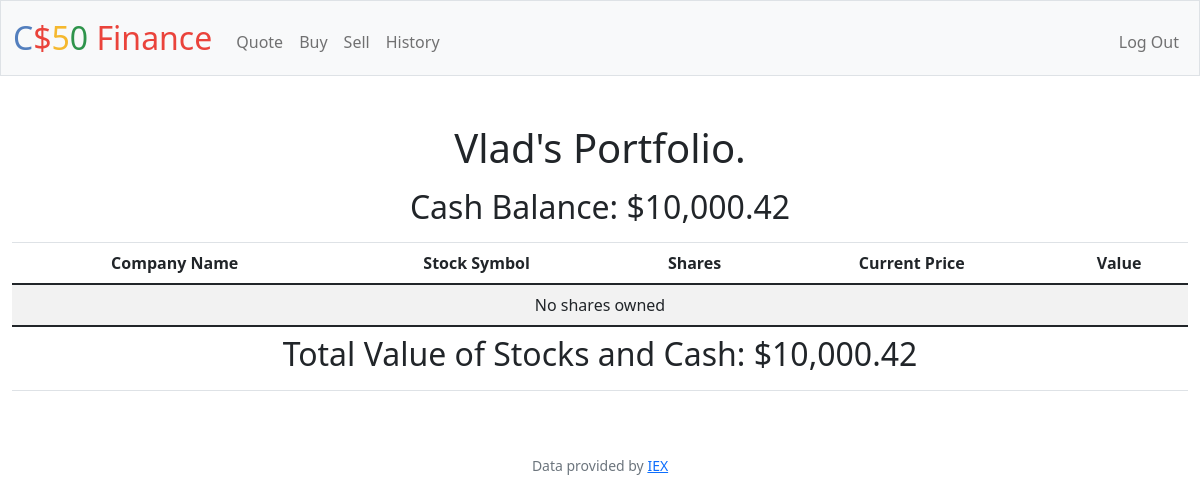
The page / (signed in) on the database as committed earlier.
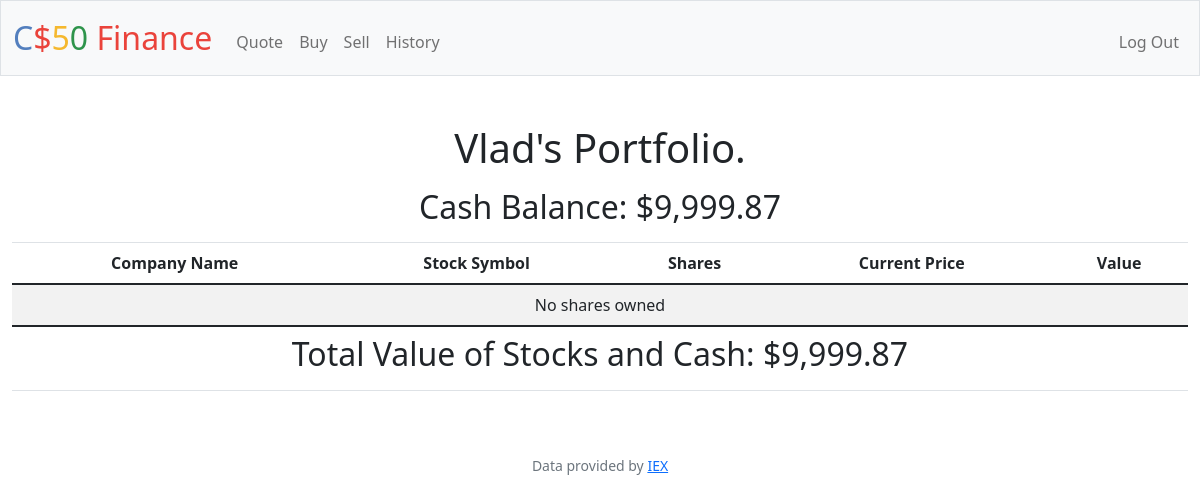
The same page on the database as committed later.
### tables this page shows
CREATE TABLE users (id INTEGER PRIMARY KEY AUTOINCREMENT NOT NULL, username TEXT NOT NULL, hash TEXT NOT NULL, cash NUMERIC NOT NULL DEFAULT 10000.00);

### app.py (the view, shortened to what this page needs)
@app.route("/", methods=["GET"])
@login_required
def index():
    user_id = session["user_id"]
    username = db.execute("SELECT username FROM users WHERE id = ?", user_id)[0]["username"]
    cash_current = float(db.execute("SELECT cash FROM users WHERE id = ?", user_id)[0]["cash"])
    portfolio = db.execute("SELECT symbol, shares FROM portfolios WHERE user_id = ?", user_id)
    any_shares = 0
    all_stocks_value = 0
    total_value = all_stocks_value + cash_current
    return render_template("index.html", cash_current=cash_current, portfolio=portfolio, total_value=total_value, username=username, any_shares=any_shares)

### app.py (called while the page is built)
@app.after_request
def after_request(response):
    response.headers["Cache-Control"] = "no-cache, no-store, must-revalidate"
    response.headers["Expires"] = 0
    response.headers["Pragma"] = "no-cache"
    return response

### helpers.py (called while the page is built)
def login_required(f):
    @wraps(f)
    def decorated_function(*args, **kwargs):
        if session.get("user_id") is None:
            return redirect("/login")
        return f(*args, **kwargs)
    return decorated_function

def usd(value):
    return f"${value:,.2f}"

### templates/index.html (shortened to what this page needs)
{% extends "layout.html" %}
{% block main %}
<h1>{{ username }}'s Portfolio.</h1>
<table class="table table-striped">
    <thead>
        <tr>
            <th colspan="5"><h2>Cash Balance: {{ cash_current | usd }}</h2></th>
        </tr>
        <tr>
            <th>Company Name</th>
            <th>Stock Symbol</th>
            <th>Shares</th>
            <th>Current Price</th>
            <th>Value</th>
        </tr>
    </thead>
    <tbody>
        {% if any_shares > 0 %}
        {% for s in portfolio %}
            <tr>
                <td>{{ s.company_name }}</td>
                <td>{{ s.symbol }}</td>
                <td>{{ s.shares }}</td>
                <td>{{ s.price_current | usd }}</td>
                <td>{{ s.value | usd }}</td>
            </tr>
        {% endfor %}
        {% else %}
        <tr>
            <td colspan="5">No shares owned</td>
        </tr>
        {% endif %}
    </tbody>
    <tfoot>
        <tr>
            <td colspan="5"><h2>Total Value of Stocks and Cash: {{ total_value | usd }}</h2></td>
        </tr>
    </tfoot>
</table>
{% endblock %}

### templates/layout.html (shortened to what this page needs)
<!DOCTYPE html>
<html lang="en">
    <head>
        <link href="https://cdn.jsdelivr.net/npm/bootstrap@5.1.3/dist/css/bootstrap.min.css" rel="stylesheet">
        <link href="/static/styles.css" rel="stylesheet">
    </head>
    <body>
        <nav class="bg-light border navbar navbar-expand-md navbar-light">
            <div class="container-fluid">
                <a class="navbar-brand" href="/"><span class="blue">C</span><span class="red">$</span><span class="yellow">5</span><span class="green">0</span> <span class="red">Finance</span></a>
                <div class="collapse navbar-collapse" id="navbar">
                    {% if session["user_id"] %}
                        <ul class="navbar-nav me-auto mt-2">
                            <li class="nav-item"><a class="nav-link" href="/quote">Quote</a></li>
                            <li class="nav-item"><a class="nav-link" href="/buy">Buy</a></li>
                            <li class="nav-item"><a class="nav-link" href="/sell">Sell</a></li>
                            <li class="nav-item"><a class="nav-link" href="/history">History</a></li>
                        </ul>
                        <ul class="navbar-nav ms-auto mt-2">
                            <li class="nav-item"><a class="nav-link" href="/logout">Log Out</a></li>
                        </ul>
                    {% else %}
                        <ul class="navbar-nav ms-auto mt-2">
                            <li class="nav-item"><a class="nav-link" href="/register">Register</a></li>
                            <li class="nav-item"><a class="nav-link" href="/login">Log In</a></li>
                        </ul>
                    {% endif %}
                </div>
            </div>
        </nav>
        <main class="container-fluid py-5 text-center">
            {% block main %}{% endblock %}
        </main>
        <footer class="mb-5 small text-center text-muted">
            Data provided by <a href="https://iexcloud.io/">IEX</a>
        </footer>
    </body>
</html>

### static/styles.css (style rules this page uses)
nav .navbar-brand { font-size: xx-large; }
nav .navbar-brand .blue { color: #537fbe; }
nav .navbar-brand .red { color: #ea433b; }
nav .navbar-brand .yellow { color: #f5b82e; }
nav .navbar-brand .green { color: #2e944b; }

Rows that differ between the two databases and show on the page:
changed users "Vlad": cash "$10,000.42" → "$9,999.87"
Other text that changed with them:
{{ total_value | usd }}: "$10,000.42" → "$9,999.87"
